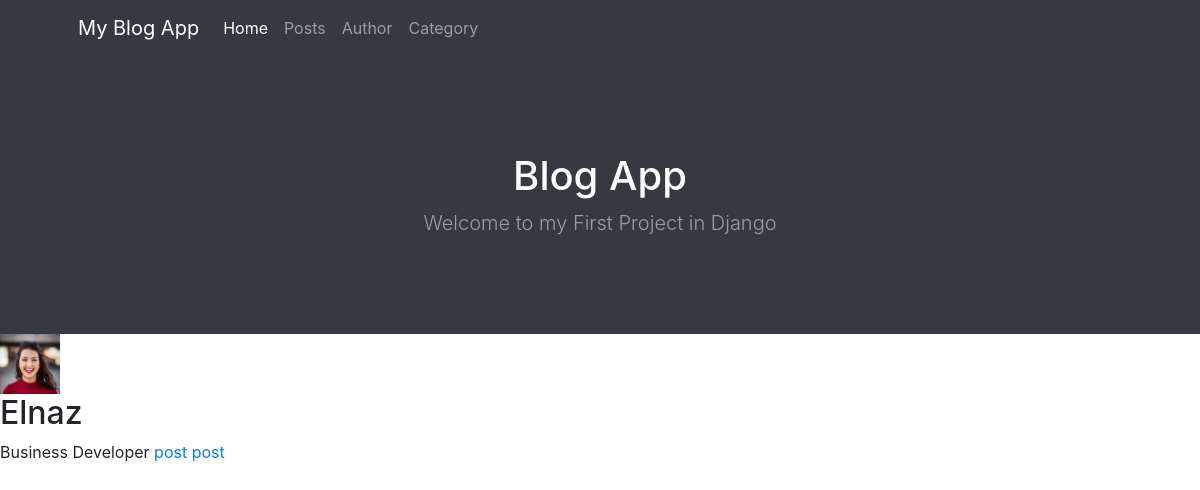
Screenshot of /author/author/2 with the database file from the repository.
### Author/models.py (models this page shows, shortened)
class Author(models.Model):
    name=models.CharField(max_length=100)
    bio=models.TextField()
    photo = models.ImageField(upload_to='images', default='images/unknown.jpg')

### BlogApp/models.py (models this page shows, shortened)
class Post(models.Model):
    title=models.CharField(max_length=50)
    content=models.TextField()
    author=models.ForeignKey(Author,on_delete=models.CASCADE)
    publication_date=models.DateTimeField()
    category=models.ForeignKey(Category,on_delete=models.CASCADE)

### Author/views.py (the view)
# urls.py: path('author/<int:id>', views.author_details, name='oneauthor'),
def author_details(request, id):
    author=Author.objects.get(pk=id)
    return render(request, 'Author/author_details.html',{'author': author})

### Author/templates/Author/author_details.html
{% extends 'base.html' %}
{% block content %}
    <img src="{{ author.photo.url }}" alt="profile picture" width="60" height="60"><h2>{{author.name}}</h2>
    <a>{{author.bio}}</a>
    {% for post in author.post_set.all %}
    <a href="{% url 'my' post.id %}">post</a>
    {% endfor %}
{% endblock %}

### templates/base.html (shortened to what this page needs)
<!DOCTYPE html>
<html lang="en">
<head>
    <link rel="stylesheet" href="https://cdn.jsdelivr.net/npm/bootstrap@4.6.2/dist/css/bootstrap.min.css">
</head>
<body>
    <div class="whole-page">
        <nav class="navbar navbar-expand-lg navbar-dark bg-dark">
            <div class="container px-5">
                <a class="navbar-brand" href="https://storied-daifuku-9fd79c.netlify.app/#!">My Blog App</a>
                <div class="collapse navbar-collapse" id="navbarSupportedContent">
                    <ul class="navbar-nav ms-auto mb-2 mb-lg-0">
                        <li class="nav-item"><a class="nav-link active" aria-current="page" href="{% url 'home' %}">Home</a></li>
                        <li class="nav-item"><a class="nav-link" href="{% url 'posts' %}">Posts</a></li>
                        <li class="nav-item"><a class="nav-link" href="{% url 'author' %}">Author</a></li>
                        <li class="nav-item"><a class="nav-link" href="{% url 'categories' %}">Category</a></li>
                    </ul>
                </div>
            </div>
        </nav>
        <header class="bg-dark py-5">
            <div class="container px-5">
                <div class="row gx-5 justify-content-center">
                    <div class="col-lg-6">
                        <div class="text-center my-5">
                            <h1 class="display-5 fw-bolder text-white mb-2">Blog App</h1>
                            <p class="lead text-white-50 mb-4">Welcome to my First Project in Django</p>
                        </div>
                    </div>
                </div>
            </div>
        </header>
        {% block content %} {% endblock %}
    </div>
</body>
</html>

### rows the page displays
Author: photo (picture), name "Elnaz", bio "Business Developer"
